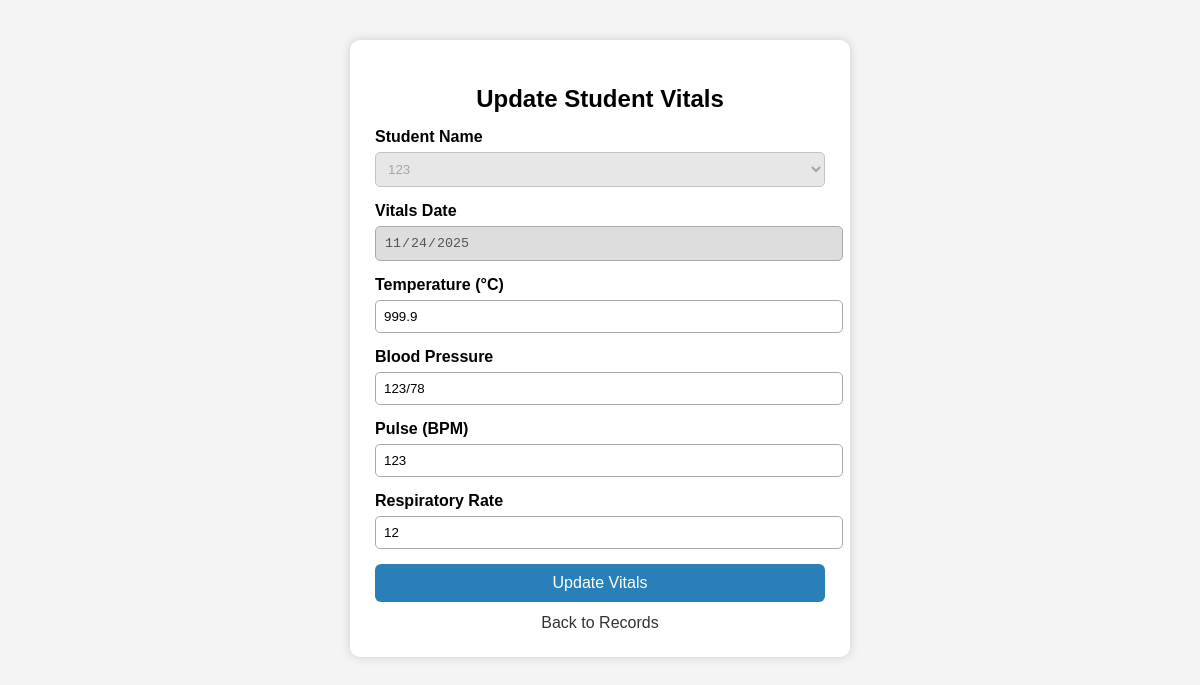
Page /studentVital/update.php?id=2 on the committed database.
### tables this page shows
CREATE TABLE `student_vitals` (
  `vitalID` int(11) NOT NULL,
  `studentID` int(12) NOT NULL,
  `vitalDate` date NOT NULL,
  `temperature` decimal(4,1) DEFAULT NULL,
  `bloodPressure` varchar(20) DEFAULT NULL,
  `pulse` int(11) DEFAULT NULL,
  `respiratoryRate` int(11) DEFAULT NULL
);

CREATE TABLE `studentrecord` (
  `ID` int(11) NOT NULL,
  `name` varchar(32) NOT NULL,
  `idNum` int(12) NOT NULL,
  `gender` varchar(10) DEFAULT NULL,
  `role` varchar(50) NOT NULL DEFAULT 'Student',
  `department` varchar(30) NOT NULL,
  `section` varchar(50) DEFAULT NULL,
  `complaint` varchar(255) NOT NULL,
  `visitDate` date NOT NULL
);

### studentVital/oop.php (called while the page is built, shortened)
<?php
class studentVitals {
    private $conn;
    function __construct(){
        try {
            $connection = "mysql:host=" . SERVER . ";dbname=" . DBNAME . ";charset=utf8";
            $this->conn = new PDO($connection, USER, PASS);
            $this->conn->setAttribute(PDO::ATTR_ERRMODE, PDO::ERRMODE_EXCEPTION);
        } catch (PDOException $e) {
            echo "<script>alert('Connection Failed');</script>";
        }
    }
    public function show_update_data($vitalID){
        $single= "SELECT * FROM student_vitals WHERE vitalID = :id";
        $single = $this->conn->prepare($single);
        $single->execute([':id' => $vitalID]);
        return $single->fetch(PDO::FETCH_ASSOC);
    }
    public function fetch_students() {
        $fetch = "SELECT ID, name FROM studentrecord ORDER BY name DESC";
        $fetch = $this->conn->prepare($fetch);
        $fetch->execute();
        return $fetch->fetchAll(PDO::FETCH_ASSOC);
    }
}
?>

### studentVital/update.php (the view, shortened to what this page needs)
<?php
include "oop.php";
$oop = new studentVitals();
$vitalID = $_GET['id'];
$data = $oop->show_update_data($vitalID);
$students = $oop->fetch_students();
?>
<!DOCTYPE html>
<html>
<head>
</head>
<body>
<div class="container">
    <h2>Update Student Vitals</h2>
    <form method="POST">
        <label>Student Name</label>
        <select disabled class="readonly">
            <?php foreach ($students as $s): ?>
                <option
                    value="<?php echo $s['ID']; ?>"
                    <?php echo ($s['ID'] == $data['studentID']) ? 'selected' : ''; ?>
                >
                    <?php echo htmlspecialchars($s['name']); ?>
                </option>
            <?php endforeach; ?>
        </select>
        <label>Vitals Date</label>
        <input type="date" value="<?php echo $data['vitalDate']; ?>" class="readonly" disabled>
        <label>Temperature (°C)</label>
        <input type="number" step="0.1" name="temperature" value="<?php echo $data['temperature']; ?>" required>
        <label>Blood Pressure</label>
        <input type="text" name="bloodPressure" value="<?php echo $data['bloodPressure']; ?>" required>
        <label>Pulse (BPM)</label>
        <input type="number" name="pulse" value="<?php echo $data['pulse']; ?>" required>
        <label>Respiratory Rate</label>
        <input type="number" name="respiratoryRate" value="<?php echo $data['respiratoryRate']; ?>" required>
        <button type="submit" name="update">Update Vitals</button>
    </form>
    <a href="show_vitals.php" class="back-btn">Back to Records</a>
</div>
</body>
</html>

### studentVital/update.php (style rules this page uses)
body { font-family: Arial; background: #f4f4f4; }
.container { width: 450px; margin: 40px auto; background: white; padding: 25px; border-radius: 10px; box-shadow: 0px 0px 10px #ccc; }
h2 { text-align: center; margin-bottom: 15px; }
label { font-weight: bold; }
select, input[type="text"], input[type="number"], input[type="date"] { width: 100%; padding: 8px; margin: 6px 0 15px 0; border-radius: 5px; border: 1px solid #aaa; }
button { width: 100%; padding: 10px; background: #2980b9; color: white; border: none; border-radius: 6px; font-size: 16px; cursor: pointer; }
.back-btn { display: block; text-align: center; margin-top: 12px; text-decoration: none; color: #333; }
.readonly { background: #ddd; }

### rows in the picture
student_vitals: studentID.name "123", vitalDate "11/24/2025", temperature "999.9", bloodPressure "123/78", pulse "123", respiratoryRate "12"
